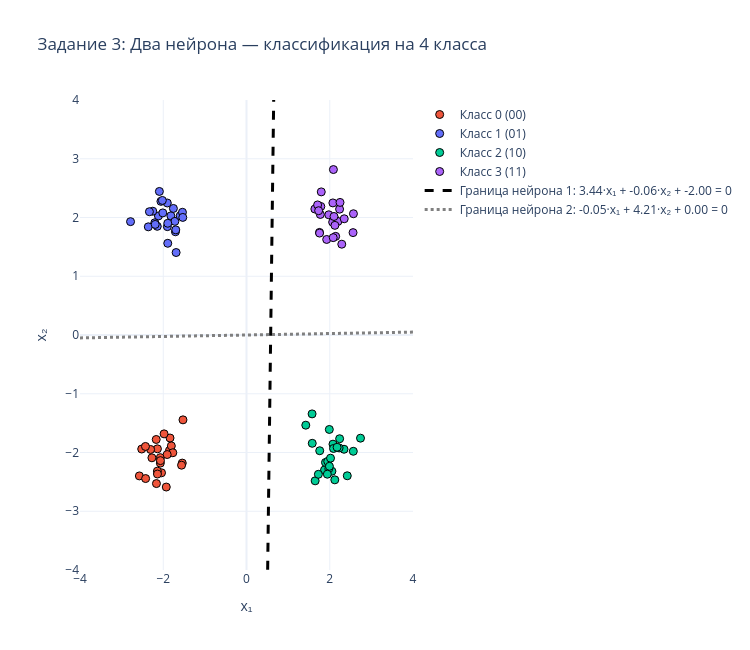

Notebook code cell kept with this figure:
### Markdown cell above
### Визуализация: точки и две разделяющие границы

### Code cell
color_map = {0: '#EF553B', 1: '#636EFA', 2: '#00CC96', 3: '#AB63FA'}
class_labels = {
    0: 'Класс 0 (00)',
    1: 'Класс 1 (01)',
    2: 'Класс 2 (10)',
    3: 'Класс 3 (11)'
}

fig4 = go.Figure()

for cls in range(4):
    mask = t4 == cls
    fig4.add_trace(go.Scatter(
        x=X4[mask, 0], y=X4[mask, 1],
        mode='markers',
        marker=dict(size=8, color=color_map[cls], line=dict(width=1, color='black')),
        name=class_labels[cls]
    ))

x_range = np.linspace(-4, 4, 200)

w1, b1 = perc4.neuron1.weights, perc4.neuron1.bias
w2, b2 = perc4.neuron2.weights, perc4.neuron2.bias

if abs(w1[1]) > 1e-9:
    y_boundary1 = -(w1[0] * x_range + b1) / w1[1]
    fig4.add_trace(go.Scatter(
        x=x_range, y=y_boundary1,
        mode='lines', line=dict(color='black', width=3, dash='dash'),
        name=f'Граница нейрона 1: {w1[0]:.2f}·x₁ + {w1[1]:.2f}·x₂ + {b1:.2f} = 0'
    ))

if abs(w2[1]) > 1e-9:
    y_boundary2 = -(w2[0] * x_range + b2) / w2[1]
    fig4.add_trace(go.Scatter(
        x=x_range, y=y_boundary2,
        mode='lines', line=dict(color='gray', width=3, dash='dot'),
        name=f'Граница нейрона 2: {w2[0]:.2f}·x₁ + {w2[1]:.2f}·x₂ + {b2:.2f} = 0'
    ))

fig4.update_layout(
    title='Задание 3: Два нейрона — классификация на 4 класса',
    xaxis_title='x₁', yaxis_title='x₂',
    xaxis=dict(range=[-4, 4]),
    yaxis=dict(range=[-4, 4]),
    template='plotly_white',
    width=750, height=650
)
fig4.write_html('outputs/task3_four_classes.html')
fig4.show()

### Figure 1 — Plotly figure (JSON) as saved in the notebook; plotly's stock layout.template omitted (floating-point values rounded to 4 significant figures; data arrays with more than 128 entries replaced by an {"elided": "..."} marker saying what was removed)
{"data": [{"marker": {"color": "#EF553B", "line": {"color": "black", "width": 1}, "size": 8}, "mode": "markers", "name": "Класс 0 (00)", "type": "scatter", "x": [-1.851, -2.041, -1.806, -1.543, -2.07, -2.07, -1.526, -1.77, -2.141, -1.837, -2.139, -2.14, -1.927, -2.574, -2.517, -2.169, -2.304, -1.906, -2.272, -2.424, -1.56, -2.068, -1.98, -2.427, -2.163], "y": [-1.967, -2.345, -1.887, -2.18, -2.088, -2.181, -1.444, -2.004, -2.317, -1.753, -2.366, -1.937, -2.588, -2.398, -1.941, -1.778, -1.949, -2.035, -2.09, -2.444, -2.216, -2.138, -1.683, -1.897, -2.529]}, {"marker": {"color": "#636EFA", "line": {"color": "black", "width": 1}, "size": 8}, "mode": "markers", "name": "Класс 1 (01)", "type": "scatter", "x": [-1.903, -2.116, -2.203, -1.816, -1.691, -1.721, -2.252, -2.093, -1.901, -1.707, -2.144, -2.056, -2.332, -2.359, -1.756, -1.593, -2.022, -1.699, -1.892, -2.194, -1.892, -1.539, -2.011, -1.531, -2.786], "y": [2.247, 2.026, 1.91, 2.028, 1.404, 1.934, 2.107, 2.443, 1.845, 1.757, 1.849, 2.275, 2.099, 1.841, 2.154, 2.029, 2.291, 1.789, 1.902, 1.882, 1.561, 2.089, 2.078, 2.002, 1.93]}, {"marker": {"color": "#00CC96", "line": {"color": "black", "width": 1}, "size": 8}, "mode": "markers", "name": "Класс 2 (10)", "type": "scatter", "x": [1.575, 1.874, 1.897, 1.759, 1.952, 2.121, 2.566, 2.052, 2.077, 1.978, 1.424, 1.992, 2.018, 2.739, 1.942, 2.09, 1.99, 1.649, 2.343, 2.226, 2.237, 1.727, 2.421, 1.579, 2.176], "y": [-1.343, -2.297, -2.17, -1.97, -2.151, -2.465, -1.979, -2.319, -1.858, -2.276, -1.535, -2.235, -2.097, -1.756, -2.369, -1.932, -1.608, -2.482, -1.945, -1.922, -1.765, -2.371, -2.396, -1.843, -1.911]}, {"marker": {"color": "#AB63FA", "line": {"color": "black", "width": 1}, "size": 8}, "mode": "markers", "name": "Класс 3 (11)", "type": "scatter", "x": [2.075, 2.104, 1.796, 2.07, 2.088, 1.786, 2.56, 2.142, 1.643, 2.197, 1.708, 2.236, 2.348, 1.754, 2.289, 2.124, 2.247, 2.569, 1.926, 1.774, 1.733, 1.755, 1.977, 2.102, 2.083], "y": [2.248, 2.004, 2.436, 1.921, 2.816, 2.188, 1.743, 1.679, 2.145, 1.933, 2.214, 2.142, 1.978, 1.746, 1.546, 1.866, 2.257, 2.064, 1.626, 2.052, 2.116, 1.735, 2.046, 2.017, 1.657]}, {"line": {"color": "black", "dash": "dash", "width": 3}, "mode": "lines", "name": "Граница нейрона 1: 3.44·x₁ + -0.06·x₂ + -2.00 = 0", "type": "scatter", "x": {"elided": "200 float values"}, "y": {"elided": "200 float values"}}, {"line": {"color": "gray", "dash": "dot", "width": 3}, "mode": "lines", "name": "Граница нейрона 2: -0.05·x₁ + 4.21·x₂ + 0.00 = 0", "type": "scatter", "x": {"elided": "200 float values"}, "y": {"elided": "200 float values"}}], "layout": {"height": 650, "title": {"text": "Задание 3: Два нейрона — классификация на 4 класса"}, "width": 750, "xaxis": {"range": [-4, 4], "title": {"text": "x₁"}}, "yaxis": {"range": [-4, 4], "title": {"text": "x₂"}}}}
